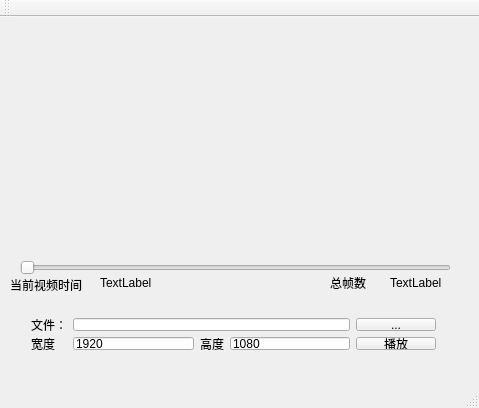
<?xml version="1.0" encoding="UTF-8"?>
<ui version="4.0">
 <class>MainWindow</class>
 <widget class="QMainWindow" name="MainWindow">
  <property name="geometry">
   <rect>
    <x>0</x>
    <y>0</y>
    <width>479</width>
    <height>408</height>
   </rect>
  </property>
  <property name="windowTitle">
   <string>MainWindow</string>
  </property>
  <widget class="QWidget" name="centralWidget">
   <widget class="QWidget" name="widget" native="true">
    <property name="geometry">
     <rect>
      <x>20</x>
      <y>10</y>
      <width>431</width>
      <height>231</height>
     </rect>
    </property>
   </widget>
   <widget class="QSlider" name="horizontalSlider">
    <property name="geometry">
     <rect>
      <x>20</x>
      <y>240</y>
      <width>431</width>
      <height>22</height>
     </rect>
    </property>
    <property name="orientation">
     <enum>Qt::Horizontal</enum>
    </property>
   </widget>
   <widget class="QLabel" name="curTime">
    <property name="geometry">
     <rect>
      <x>100</x>
      <y>260</y>
      <width>54</width>
      <height>12</height>
     </rect>
    </property>
    <property name="text">
     <string>TextLabel</string>
    </property>
   </widget>
   <widget class="QLabel" name="totalTime">
    <property name="geometry">
     <rect>
      <x>390</x>
      <y>260</y>
      <width>54</width>
      <height>12</height>
     </rect>
    </property>
    <property name="text">
     <string>TextLabel</string>
    </property>
   </widget>
   <widget class="QLabel" name="label_2">
    <property name="geometry">
     <rect>
      <x>10</x>
      <y>260</y>
      <width>91</width>
      <height>16</height>
     </rect>
    </property>
    <property name="text">
     <string>当前视频时间</string>
    </property>
   </widget>
   <widget class="QLabel" name="label_3">
    <property name="geometry">
     <rect>
      <x>330</x>
      <y>260</y>
      <width>54</width>
      <height>12</height>
     </rect>
    </property>
    <property name="text">
     <string>总帧数</string>
    </property>
   </widget>
   <widget class="QWidget" name="">
    <property name="geometry">
     <rect>
      <x>20</x>
      <y>290</y>
      <width>427</width>
      <height>54</height>
     </rect>
    </property>
    <layout class="QGridLayout" name="gridLayout">
     <item row="0" column="0">
      <widget class="QLabel" name="label">
       <property name="text">
        <string>文件：</string>
       </property>
      </widget>
     </item>
     <item row="0" column="1" colspan="3">
      <widget class="QLineEdit" name="filePath"/>
     </item>
     <item row="0" column="4">
      <widget class="QPushButton" name="openFileBtn">
       <property name="text">
        <string>...</string>
       </property>
      </widget>
     </item>
     <item row="1" column="0">
      <widget class="QLabel" name="label2">
       <property name="text">
        <string>宽度</string>
       </property>
      </widget>
     </item>
     <item row="1" column="1">
      <widget class="QLineEdit" name="width">
       <property name="text">
        <string>1920</string>
       </property>
      </widget>
     </item>
     <item row="1" column="2">
      <widget class="QLabel" name="lable3">
       <property name="text">
        <string>高度</string>
       </property>
      </widget>
     </item>
     <item row="1" column="3">
      <widget class="QLineEdit" name="height">
       <property name="text">
        <string>1080</string>
       </property>
      </widget>
     </item>
     <item row="1" column="4">
      <widget class="QPushButton" name="displayBtn">
       <property name="text">
        <string>播放</string>
       </property>
      </widget>
     </item>
    </layout>
   </widget>
  </widget>
  <widget class="QMenuBar" name="menuBar">
   <property name="geometry">
    <rect>
     <x>0</x>
     <y>0</y>
     <width>479</width>
     <height>23</height>
    </rect>
   </property>
  </widget>
  <widget class="QToolBar" name="mainToolBar">
   <attribute name="toolBarArea">
    <enum>TopToolBarArea</enum>
   </attribute>
   <attribute name="toolBarBreak">
    <bool>false</bool>
   </attribute>
  </widget>
  <widget class="QStatusBar" name="statusBar"/>
 </widget>
 <layoutdefault spacing="6" margin="11"/>
 <resources/>
 <connections/>
</ui>
